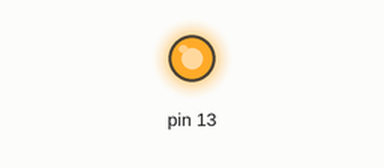
The sketch below on a simulated Arduino Uno, built with avr-gcc and run on an emulated ATmega328P. On the bench: output pins drawn as LEDs (lit = HIGH). What the sketch prints to the serial monitor is not drawn.

Above: at 0.2 s.
At 3.2 s:
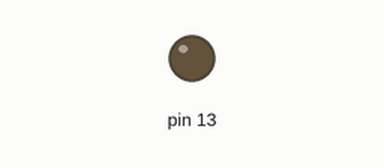
Timing chart, 0 to 7.8 s (numbered marks = the images above):
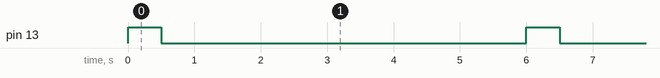

Measured:
- by itself, pin 13: alternates HIGH for 0.50 s and LOW for 5.5 s

The sketch:

ArduinoUno_Horn.ino
```cpp
// Honks the horn 10 times a minute
void setup() {
  pinMode(13, OUTPUT);
  Serial.begin(115200);
}

// the loop function runs over and over again forever
void loop() {
  digitalWrite(13, HIGH);   // Honks
  Serial.println("Honk");   // flag sent to python script
  delay(1);
  Serial.println("");
  delay(500);
  digitalWrite(13, LOW);
  delay(5500);
}
```
